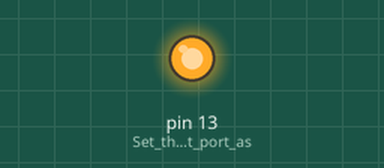
A sketch run on a simulated Arduino Uno, built with avr-gcc and run on an emulated ATmega328P. On the bench: output pins drawn as LEDs (lit = HIGH). What the sketch prints to the serial monitor is not drawn.

Above: at 3.05 s.
Timing chart, 0 to 6.0 s (numbered marks = the images above):
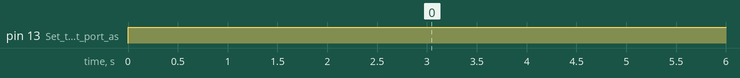

The sketch:

arduino_8_Set_Ma.ino
```cpp
/**************** MKS SERVOxxD Close Loop Step Motor ***************
******************** arduino Example 8 ********************
**	Example Name：set motor current
**  Example Purpose：Set the current through the serial port
**  Example Phenomenon：After the program runs, it can be observed that
** 1. The LED light is on, that is, the serial port sends a setting subdivision command
** 2. If the setting is successful, the LED light will flash slowly, and you can check the set current through the Ma option of the screen menu
** 3. If the setting fails, the LED light will flash quickly
**  Precautions：
** 1. The serial port and the USB download port share the serial port (0,1). When uploading the program via USB, unplug the serial cable first to avoid program upload failure
** 2. Set the motor working mode to CR_vFOC
** 3. If the program upload fails, you can try: press and hold the RESET button of UNO, and then click upload, and when the arduino displays "uploading", quickly release the button
**********************************************************/

uint8_t txBuffer[20];      //send data array
uint8_t rxBuffer[20];      //Receive data array
uint8_t rxCnt=0;          //Receive data count

uint8_t getCheckSum(uint8_t *buffer,uint8_t len);
void setMa(uint8_t slaveAddr,uint16_t Ma);
uint8_t waitingForACK(uint8_t len);


void setup() {
  pinMode(LED_BUILTIN, OUTPUT);// Set the LED light port as output
  digitalWrite(LED_BUILTIN, HIGH); //Lights off

  // Start the serial port, set the rate to 38400
  Serial.begin(38400);
  //Wait for the serial port initialization to complete
  while (!Serial) {
    ; // wait for serial port to connect. Needed for native USB port only
  }

// The power-on delay is 3000 milliseconds, waiting for the motor to be initialized
  delay(3000);
  }

void loop() {

  bool ackStatus;

  digitalWrite(LED_BUILTIN, HIGH); //Lights up
  setMa(1,2500); //Slave address=1, current 2500mA

  ackStatus = waitingForACK(5);      //Wait for the motor to answer

  if(ackStatus == 1)        //successfully set
  {
    while(1)    //The light flashes slowly, indicating that the setting is successful (you can check the set current in the Ma option of the screen menu)
    {
      digitalWrite(LED_BUILTIN, HIGH); delay(1000);    //Delay 1000 milliseconds
      digitalWrite(LED_BUILTIN, LOW);  delay(1000);    //Delay 1000 milliseconds
    }
  }
  else          //The setting failed (1. Check the connection of the serial cable; 2. Check whether the motor is powered on; 3. Check the slave address and baud rate)
  {
    while(1)   //Flashing light quickly, indicating that the setting failed
    {
      digitalWrite(LED_BUILTIN, HIGH);      delay(200);
      digitalWrite(LED_BUILTIN, LOW);      delay(200);
    }
  }

}

/*
Function: set current
Input: slaveAddr slave address
       Ma current
output: none
 */
void setMa(uint8_t slaveAddr,uint16_t Ma)
{

  txBuffer[0] = 0xFA;       //frame header
  txBuffer[1] = slaveAddr;  //slave address
  txBuffer[2] = 0x83;       //function code
  txBuffer[3] = Ma>>8;       //Current high 8 bits
  txBuffer[4] = Ma;          //Current low 8 bits
  txBuffer[5] = getCheckSum(txBuffer,5);  //Calculate checksum
  Serial.write(txBuffer,6);   //The serial port issues commands
}

/*
Function: Calculate the checksum of a set of data
Input: buffer data to be verified
        size The number of data to be verified
output: checksum
*/
uint8_t getCheckSum(uint8_t *buffer,uint8_t size)
{
  uint8_t i;
  uint16_t sum=0;
  for(i=0;i<size;i++)
    {
      sum += buffer[i];  //Calculate accumulated value
    }
  return(sum&0xFF);     //return checksum
}

/*
Function: wait for the slave to answer, set the timeout to 3000ms
Input: len Length of the response frame
output:
   Run successfully 1
   failed to run 0
   timeout no reply 0
*/
uint8_t waitingForACK(uint8_t len)
{
  uint8_t retVal=0;       //return value
  unsigned long sTime;  //timing start time
  unsigned long time;  //current moment
  uint8_t rxByte;

  sTime = millis();    //get the current moment
  rxCnt = 0;           //Receive count value set to 0
  while(1)
  {
    if (Serial.available() > 0)     //The serial port receives data
    {
      rxByte = Serial.read();       //read 1 byte data
      if(rxCnt != 0)
      {
        rxBuffer[rxCnt++] = rxByte; //Storing data
      }
      else if(rxByte == 0xFB)       //Determine whether the frame header
      {
        rxBuffer[rxCnt++] = rxByte;   //store frame header
      }
    }

    if(rxCnt == len)    //Receive complete
    {
      if(rxBuffer[len-1] == getCheckSum(rxBuffer,len-1))
      {
        retVal = rxBuffer[3];   //checksum correct
        break;                  //exit while(1)
      }
      else
      {
        rxCnt = 0;  //Verification error, re-receive the response
      }
    }

    time = millis();
    if((time - sTime) > 3000)   //Judging whether to time out
    {
      retVal = 0;
      break;                    //timeout, exit while(1)
    }
  }
  return(retVal);
}
```

Measured:
- by itself, pin 13 (Set_the_LED_light_port_as): HIGH → LOW at 6.2 s, → HIGH 0.20 s later, → LOW 0.20 s later, → HIGH 0.20 s later, … (619 changes in this stretch)
